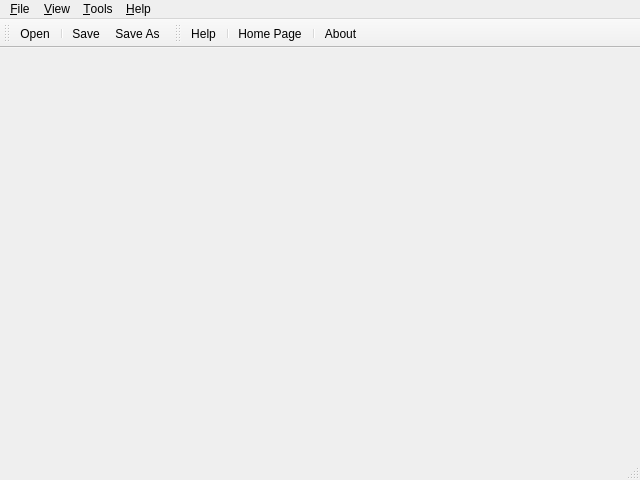
<?xml version="1.0" encoding="UTF-8"?>
<ui version="4.0">
 <class>MainWindow</class>
 <widget class="QMainWindow" name="MainWindow">
  <property name="geometry">
   <rect>
    <x>0</x>
    <y>0</y>
    <width>640</width>
    <height>480</height>
   </rect>
  </property>
  <property name="windowIcon">
   <iconset resource="../../res/OpenCOR.qrc">
    <normaloff>:/appIcon</normaloff>:/appIcon</iconset>
  </property>
  <widget class="QWidget" name="centralWidget"/>
  <widget class="QMenuBar" name="menuBar">
   <property name="geometry">
    <rect>
     <x>0</x>
     <y>0</y>
     <width>640</width>
     <height>21</height>
    </rect>
   </property>
   <widget class="QMenu" name="menuFile">
    <property name="title">
     <string>&amp;File</string>
    </property>
    <widget class="QMenu" name="menuNew">
     <property name="title">
      <string>&amp;New</string>
     </property>
     <property name="icon">
      <iconset resource="../../res/OpenCOR.qrc">
       <normaloff>:/new.png</normaloff>:/new.png</iconset>
     </property>
     <addaction name="actionCellML10File"/>
     <addaction name="actionCellML11File"/>
    </widget>
    <addaction name="menuNew"/>
    <addaction name="separator"/>
    <addaction name="actionOpen"/>
    <addaction name="actionReopen"/>
    <addaction name="separator"/>
    <addaction name="actionSave"/>
    <addaction name="actionSaveAs"/>
    <addaction name="actionSaveAll"/>
    <addaction name="separator"/>
    <addaction name="actionClose"/>
    <addaction name="actionCloseAll"/>
    <addaction name="separator"/>
    <addaction name="actionExit"/>
   </widget>
   <widget class="QMenu" name="menuTools">
    <property name="title">
     <string>&amp;Tools</string>
    </property>
    <widget class="QMenu" name="menuLanguage">
     <property name="title">
      <string>&amp;Language</string>
     </property>
     <addaction name="actionSystem"/>
     <addaction name="separator"/>
     <addaction name="actionEnglish"/>
     <addaction name="actionFrench"/>
    </widget>
    <addaction name="menuLanguage"/>
    <addaction name="separator"/>
    <addaction name="actionResetAll"/>
   </widget>
   <widget class="QMenu" name="menuHelp">
    <property name="title">
     <string>&amp;Help</string>
    </property>
    <addaction name="actionHelp"/>
    <addaction name="separator"/>
    <addaction name="actionHomePage"/>
    <addaction name="separator"/>
    <addaction name="actionAbout"/>
   </widget>
   <widget class="QMenu" name="menuView">
    <property name="title">
     <string>&amp;View</string>
    </property>
    <widget class="QMenu" name="menuToolbars">
     <property name="title">
      <string>&amp;Toolbars</string>
     </property>
     <addaction name="actionFileToolbar"/>
     <addaction name="actionHelpToolbar"/>
    </widget>
    <addaction name="menuToolbars"/>
    <addaction name="actionStatusBar"/>
    <addaction name="separator"/>
    <addaction name="actionFullScreen"/>
   </widget>
   <addaction name="menuFile"/>
   <addaction name="menuView"/>
   <addaction name="menuTools"/>
   <addaction name="menuHelp"/>
  </widget>
  <widget class="QToolBar" name="fileToolbar">
   <attribute name="toolBarArea">
    <enum>TopToolBarArea</enum>
   </attribute>
   <attribute name="toolBarBreak">
    <bool>false</bool>
   </attribute>
   <addaction name="actionOpen"/>
   <addaction name="separator"/>
   <addaction name="actionSave"/>
   <addaction name="actionSaveAs"/>
  </widget>
  <widget class="QToolBar" name="helpToolbar">
   <attribute name="toolBarArea">
    <enum>TopToolBarArea</enum>
   </attribute>
   <attribute name="toolBarBreak">
    <bool>false</bool>
   </attribute>
   <addaction name="actionHelp"/>
   <addaction name="separator"/>
   <addaction name="actionHomePage"/>
   <addaction name="separator"/>
   <addaction name="actionAbout"/>
  </widget>
  <widget class="QStatusBar" name="statusBar"/>
  <action name="actionExit">
   <property name="icon">
    <iconset resource="../../res/OpenCOR.qrc">
     <normaloff>:/exit.png</normaloff>:/exit.png</iconset>
   </property>
   <property name="text">
    <string>&amp;Exit</string>
   </property>
   <property name="statusTip">
    <string>Exit OpenCOR</string>
   </property>
   <property name="shortcut">
    <string>Ctrl+Q</string>
   </property>
   <property name="iconVisibleInMenu">
    <bool>true</bool>
   </property>
  </action>
  <action name="actionEnglish">
   <property name="checkable">
    <bool>true</bool>
   </property>
   <property name="icon">
    <iconset resource="../../res/OpenCOR.qrc">
     <normaloff>:/en.png</normaloff>:/en.png</iconset>
   </property>
   <property name="text">
    <string>&amp;English</string>
   </property>
   <property name="statusTip">
    <string>Select English as the language used by OpenCOR</string>
   </property>
   <property name="iconVisibleInMenu">
    <bool>true</bool>
   </property>
  </action>
  <action name="actionFrench">
   <property name="checkable">
    <bool>true</bool>
   </property>
   <property name="icon">
    <iconset resource="../../res/OpenCOR.qrc">
     <normaloff>:/fr.png</normaloff>:/fr.png</iconset>
   </property>
   <property name="text">
    <string>&amp;French</string>
   </property>
   <property name="statusTip">
    <string>Select French as the language used by OpenCOR</string>
   </property>
   <property name="iconVisibleInMenu">
    <bool>true</bool>
   </property>
  </action>
  <action name="actionHelp">
   <property name="checkable">
    <bool>true</bool>
   </property>
   <property name="icon">
    <iconset resource="../../res/OpenCOR.qrc">
     <normaloff>:/help.png</normaloff>:/help.png</iconset>
   </property>
   <property name="text">
    <string>&amp;Help</string>
   </property>
   <property name="statusTip">
    <string>Show/hide the OpenCOR help</string>
   </property>
   <property name="shortcut">
    <string>F1</string>
   </property>
   <property name="iconVisibleInMenu">
    <bool>true</bool>
   </property>
  </action>
  <action name="actionHomePage">
   <property name="icon">
    <iconset resource="../../res/OpenCOR.qrc">
     <normaloff>:/home.png</normaloff>:/home.png</iconset>
   </property>
   <property name="text">
    <string>Home &amp;Page</string>
   </property>
   <property name="statusTip">
    <string>Look up the OpenCOR home page</string>
   </property>
   <property name="iconVisibleInMenu">
    <bool>true</bool>
   </property>
  </action>
  <action name="actionAbout">
   <property name="icon">
    <iconset resource="../../res/OpenCOR.qrc">
     <normaloff>:/about.png</normaloff>:/about.png</iconset>
   </property>
   <property name="text">
    <string>&amp;About...</string>
   </property>
   <property name="statusTip">
    <string>Some general information about OpenCOR</string>
   </property>
   <property name="iconVisibleInMenu">
    <bool>true</bool>
   </property>
  </action>
  <action name="actionResetAll">
   <property name="text">
    <string>&amp;Reset All</string>
   </property>
   <property name="statusTip">
    <string>Reset all the user settings</string>
   </property>
  </action>
  <action name="actionHelpToolbar">
   <property name="checkable">
    <bool>true</bool>
   </property>
   <property name="checked">
    <bool>true</bool>
   </property>
   <property name="text">
    <string>&amp;Help</string>
   </property>
   <property name="statusTip">
    <string>Show/hide the Help toolbar</string>
   </property>
  </action>
  <action name="actionSystem">
   <property name="checkable">
    <bool>true</bool>
   </property>
   <property name="text">
    <string>&amp;System</string>
   </property>
   <property name="statusTip">
    <string>Select the system's language as the language used by OpenCOR</string>
   </property>
  </action>
  <action name="actionCellML10File">
   <property name="text">
    <string>CellML 1.0 File</string>
   </property>
   <property name="statusTip">
    <string>Create a new CellML 1.0 file</string>
   </property>
  </action>
  <action name="actionCellML11File">
   <property name="text">
    <string>CellML 1.1 File</string>
   </property>
   <property name="statusTip">
    <string>Create a new CellML 1.1 file</string>
   </property>
  </action>
  <action name="actionOpen">
   <property name="icon">
    <iconset resource="../../res/OpenCOR.qrc">
     <normaloff>:/open.png</normaloff>:/open.png</iconset>
   </property>
   <property name="text">
    <string>&amp;Open...</string>
   </property>
   <property name="statusTip">
    <string>Open a file</string>
   </property>
   <property name="shortcut">
    <string>Ctrl+O</string>
   </property>
   <property name="iconVisibleInMenu">
    <bool>true</bool>
   </property>
  </action>
  <action name="actionReopen">
   <property name="text">
    <string>&amp;Reopen</string>
   </property>
   <property name="statusTip">
    <string>Reopen a file</string>
   </property>
  </action>
  <action name="actionClose">
   <property name="text">
    <string>Clos&amp;e</string>
   </property>
   <property name="statusTip">
    <string>Close the current file</string>
   </property>
   <property name="shortcut">
    <string>Ctrl+W</string>
   </property>
  </action>
  <action name="actionCloseAll">
   <property name="text">
    <string>Close All</string>
   </property>
   <property name="statusTip">
    <string>Close all the files</string>
   </property>
  </action>
  <action name="actionSave">
   <property name="icon">
    <iconset resource="../../res/OpenCOR.qrc">
     <normaloff>:/save.png</normaloff>:/save.png</iconset>
   </property>
   <property name="text">
    <string>&amp;Save</string>
   </property>
   <property name="statusTip">
    <string>Save the current file</string>
   </property>
   <property name="shortcut">
    <string>Ctrl+S</string>
   </property>
   <property name="iconVisibleInMenu">
    <bool>true</bool>
   </property>
  </action>
  <action name="actionSaveAs">
   <property name="icon">
    <iconset resource="../../res/OpenCOR.qrc">
     <normaloff>:/saveAs.png</normaloff>:/saveAs.png</iconset>
   </property>
   <property name="text">
    <string>Save &amp;As...</string>
   </property>
   <property name="statusTip">
    <string>Save the current file under a different name</string>
   </property>
   <property name="iconVisibleInMenu">
    <bool>true</bool>
   </property>
  </action>
  <action name="actionSaveAll">
   <property name="text">
    <string>Save All</string>
   </property>
   <property name="statusTip">
    <string>Save all the files</string>
   </property>
  </action>
  <action name="actionNew">
   <property name="icon">
    <iconset resource="../../res/OpenCOR.qrc">
     <normaloff>:/new.png</normaloff>:/new.png</iconset>
   </property>
   <property name="text">
    <string>&amp;New</string>
   </property>
   <property name="statusTip">
    <string>Create a new file</string>
   </property>
  </action>
  <action name="actionFileToolbar">
   <property name="checkable">
    <bool>true</bool>
   </property>
   <property name="checked">
    <bool>true</bool>
   </property>
   <property name="text">
    <string>&amp;File</string>
   </property>
   <property name="statusTip">
    <string>Show/hide the File toolbar</string>
   </property>
  </action>
  <action name="actionFullScreen">
   <property name="checkable">
    <bool>true</bool>
   </property>
   <property name="icon">
    <iconset resource="../../res/OpenCOR.qrc">
     <normaloff>:/fullScreen.png</normaloff>:/fullScreen.png</iconset>
   </property>
   <property name="text">
    <string>&amp;Full Screen</string>
   </property>
   <property name="statusTip">
    <string>Switch to / back from full screen mode</string>
   </property>
   <property name="shortcut">
    <string>F11</string>
   </property>
  </action>
  <action name="actionStatusBar">
   <property name="checkable">
    <bool>true</bool>
   </property>
   <property name="checked">
    <bool>true</bool>
   </property>
   <property name="text">
    <string>Status &amp;Bar</string>
   </property>
   <property name="statusTip">
    <string>Show/hide the status bar</string>
   </property>
  </action>
 </widget>
 <layoutdefault spacing="6" margin="11"/>
 <resources>
  <include location="../../res/OpenCOR.qrc"/>
 </resources>
 <connections/>
</ui>
